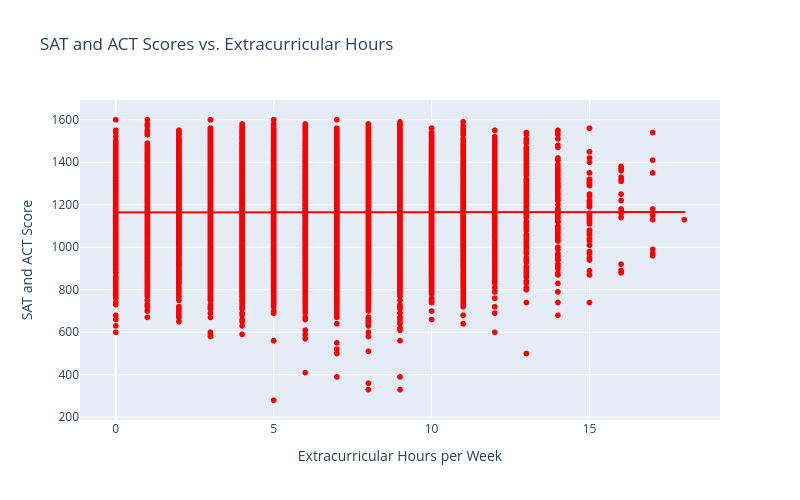

Notebook code for this chart:
### Markdown cell above
Plotly Scatter Plot

### Code cell
# Step 1: Create a scatter plot with a trendline
fig = px.scatter(
    df,
    x="Extracurricular_Hours",
    y="SAT_ACT",
    trendline="ols",
    color_discrete_sequence=["red"],
    title="SAT and ACT Scores vs. Extracurricular Hours",
    width=800,
    height=500
)

# Step 2: Add axis labels
fig.update_layout(
    xaxis_title='Extracurricular Hours per Week',
    yaxis_title='SAT and ACT Score')

# Step 3: Display the scatter plot
fig.show()

### Figure 1 — Plotly figure (JSON) as saved in the notebook; plotly's stock layout.template omitted (floating-point values rounded to 4 significant figures; data arrays with more than 128 entries replaced by an {"elided": "..."} marker saying what was removed)
{"data": [{"hovertemplate": "Extracurricular_Hours=%{x}<br>SAT_ACT=%{y}<extra></extra>", "legendgroup": "", "marker": {"color": "red", "symbol": "circle"}, "mode": "markers", "name": "", "showlegend": false, "type": "scattergl", "x": {"elided": "17339 int values"}, "xaxis": "x", "y": {"elided": "17339 int values"}, "yaxis": "y"}, {"hovertemplate": "<b>OLS trendline</b><br>SAT_ACT = 0.106611 * Extracurricular_Hours + 1163.93<br>R<sup>2</sup>=0.000004<br><br>Extracurricular_Hours=%{x}<br>SAT_ACT=%{y} <b>(trend)</b><extra></extra>", "legendgroup": "", "marker": {"color": "red", "symbol": "circle"}, "mode": "lines", "name": "", "showlegend": false, "type": "scattergl", "x": {"elided": "17339 int values"}, "xaxis": "x", "y": {"elided": "17339 float values"}, "yaxis": "y"}], "layout": {"height": 500, "legend": {"tracegroupgap": 0}, "title": {"text": "SAT and ACT Scores vs. Extracurricular Hours"}, "width": 800, "xaxis": {"anchor": "y", "domain": [0, 1], "title": {"text": "Extracurricular Hours per Week"}}, "yaxis": {"anchor": "x", "domain": [0, 1], "title": {"text": "SAT and ACT Score"}}}}
